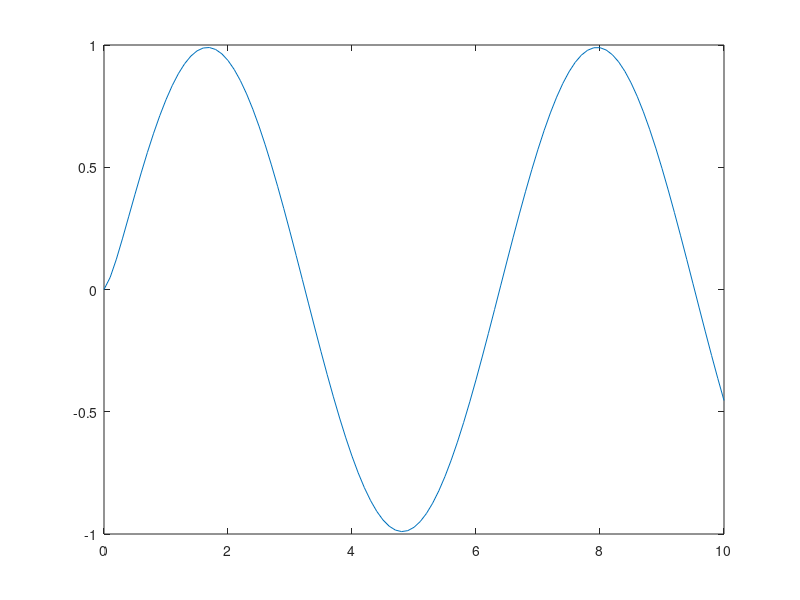

Write MATLAB code to recreate this figure.
# L4Z3 Niejawna Metoda Eulera

# y(n+1) = y(n) + hf(t(n+1), y(n+1))
# y(n+1) - y(n) - hf(t(n+1), y(n+1)) = 0
# z - y(n) - hf(t(n+1), z) = 0

clear;
clc;

lambda = 10;

f = @(x, y) lambda * (-y + sin(x));
T = 10;
h = 0.1;
t = 0:h:T;
y = zeros(size(t));
y(1) = 0;

for n = 1:length(y)-1
  y(n+1) = fzero(@(z) z - y(n) - h * f(t(n+1), z), y(n));
end

plot(t,y);
